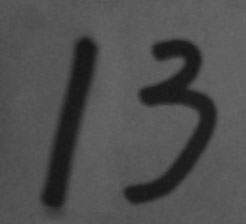
#> input picture PycharmPro/spectro/handwriting.jpg, 246 x 224 px
$ python -i test_img_otsu.py   (imports and definitions only)   (older library calls are emulated)
#> lines starting #> are read from the running program, lines starting #| are printed output that depends on the picture; after the words box and inside, x2 and y2 are one past the last pixel; in counts of white or black regions, pixels touching at a corner belong together
#> further down, picture is the input picture: shape (224, 246); min 20, max 105, mean 78.9
### PycharmPro/spectro/test_spec.py
import numpy as np
import matplotlib.pyplot as plt
import os
import wave
import pyaudio
import test_myspectro_source_test

def GetWavData():
    path = "..\..\\res"
    name = "fjc.wav"
    filename = os.path.join(path, name)
    # f = wave.open(filename,'rb')
    # f = wave.open(r"./res/fjc.wav", 'rb')
    # f = wave.open(r"./res/erquan_part.wav", 'rb')
    f = wave.open(r"./res/erquan_part_big.wav", 'rb')
    # 得到语音参数
    params = f.getparams()
    nchannels, sampwidth, framerate,nframes = params[:4]
    print("channels:",nchannels,"sampwidth:",sampwidth,"framerate:",framerate,"nframes:",nframes)
    #---------------------------------------------------------------#
    # 将字符串格式的数据转成int型
    print("reading wav file......")
    strData = f.readframes(nframes)
    waveData = np.fromstring(strData,dtype=np.short)
    # 归一化
    waveData = waveData * 1.0/max(abs(waveData))
    #将音频信号规整乘每行一路通道信号的格式，即该矩阵一行为一个通道的采样点，共nchannels行
    waveData = np.reshape(waveData,[nframes,nchannels]).T # .T 表示转置
    f.close()#关闭文件
    #----------------------------------------------------------------#
    '''绘制语音波形'''
    time = np.arange(0,nframes) * (1.0 / framerate)#计算时间
    time= np.reshape(time,[nframes,1]).T
    #plt.plot(time[0,:nframes],waveData[0,:nframes],c="b")
    plt.xlabel("time")
    plt.ylabel("amplitude")
    plt.title("Original wave")
    #plt.show()

    # ----------------------------------------------------------------#
    '''绘制语音语谱'''
    framelength = 0.025 #帧长20~30ms
    framesize = framelength*framerate #每帧点数 N = t*fs,通常情况下值为256或512,要与NFFT相等\
                                        #而NFFT最好取2的整数次方,即framesize最好取的整数次方
    #找到与当前framesize最接近的2的正整数次方
    nfftdict = {}
    lists = [32,64,128,256,512,1024]
    for i in lists:
        nfftdict[i] = abs(framesize - i)
    sortlist = sorted(nfftdict.items(), key=lambda x: x[1])#按与当前framesize差值升序排列
    framesize = int(sortlist[0][0])#取最接近当前framesize的那个2的正整数次方值为新的framesize

    NFFT = framesize #NFFT必须与时域的点数framsize相等，即不补零的FFT
    print("nfft:",NFFT)
    overlapSize = 1.0/3 * framesize #重叠部分采样点数overlapize约为每帧点数的1/3~1/2
    overlapSize = int(round(overlapSize))#取整
    print("帧长为{},帧叠为{},傅里叶变换点数为{}".format(framesize,overlapSize,NFFT))
    # spectrum,freqs,ts,fig = plt.specgram(waveData[0],NFFT = NFFT,Fs =framerate,window=np.hanning(M = framesize),
    #         noverlap=overlapSize,mode='default',scale_by_freq=True,sides='default',scale='dB',xextent=None)#绘制频谱图

    spectrum,freqs,ts,im,Z,extent = test_myspectro_source_test.specgram(waveData[0],NFFT = NFFT,Fs =framerate,window=np.hanning(M = framesize),
            noverlap=overlapSize,mode='default',scale_by_freq=True,sides='default',scale='dB',xextent=None)#绘制频谱图

    print("GetWavData:", Z.shape, extent, min(freqs), max(freqs))  # freqs是等差数列，是一系列连续的频率数组
    # Z = Z[-200:-1,:]
    plt.imshow(Z, extent=extent)
    plt.axis('auto') # 有这句，extent才会生效
    plt.show()

    # return Z

GetWavData()

### PycharmPro/spectro/test_img_otsu.py
import numpy as np, wave,math
# import matplotlib.cbook as cbook
# from matplotlib import docstring
# from matplotlib.path import Path
import matplotlib.pyplot as plt
# import math
from skimage import io,data,filters
import test_spec
import cv2

# 大部分图像处理任务都需要先进行二值化操作，阈值的选取很关键，Otsu阈值法会自动计算阈值。
# Otsu阈值法（日本人大津展之提出的，也可称大津算法）非常适用于双峰图片
# 绘制直方图时，使用了numpy中的ravel()函数，它会将原矩阵压缩成一维数组，便于画直方图。
def TestOtsu(img):
    # 下面这段代码对比了使用固定阈值和Otsu阈值后的不同结果：
    # 另外，对含噪点的图像，先进行滤波操作效果会更好。
    # img = cv2.imread('myplot.png', 0)
    # 固定阈值法
    ret1, th1 = cv2.threshold(img, 100, 255, cv2.THRESH_BINARY)
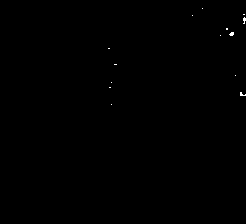
#> th1: shape (224, 246); 0.11% white in thin lines or dots, all inside (x1, y1, x2, y2) = (108, 8, 246, 105)
    # Otsu阈值法
    ret2, th2 = cv2.threshold(img, 0, 255, cv2.THRESH_BINARY + cv2.THRESH_OTSU)
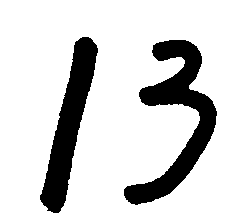
#> th2: shape (224, 246); 83.6% white; 2 black regions, box (x1, y1, x2, y2) and area: (124, 40, 217, 205) 5068, (40, 37, 98, 213) 3983
#> ret2 = 61
    # 先进行高斯滤波，再使用Otsu阈值法
    blur = cv2.GaussianBlur(img, (5, 5), 0)
    ret3, th3 = cv2.threshold(blur, 0, 255, cv2.THRESH_BINARY + cv2.THRESH_OTSU)
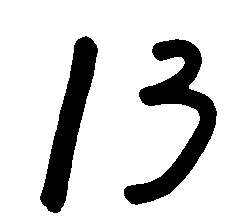
#> th3: shape (224, 246); 83.6% white; 2 black regions, box (x1, y1, x2, y2) and area: (124, 39, 217, 205) 5065, (40, 36, 98, 213) 3998
#> ret3 = 61

    # 下面我们用Matplotlib把原图、直方图和阈值图都显示出来：
    images = [img, 0, th1, img, 0, th2, blur, 0, th3]
    titles = ['Original', 'Histogram', 'Global(v=100)',
              'Original', 'Histogram', "Otsu's",
              'Gaussian filtered Image', 'Histogram', "Otsu's"]
    for i in range(3):
        # 绘制原图
        plt.subplot(3, 3, i * 3 + 1)
        plt.imshow(images[i * 3], 'gray')
        plt.title(titles[i * 3], fontsize=8)
        plt.xticks([]), plt.yticks([])
        # 绘制直方图plt.hist，ravel函数将数组降成一维
        plt.subplot(3, 3, i * 3 + 2)
        plt.hist(images[i * 3].ravel(), 256)
        plt.title(titles[i * 3 + 1], fontsize=8)
        plt.xticks([]), plt.yticks([])
        # 绘制阈值图
        plt.subplot(3, 3, i * 3 + 3)
        plt.imshow(images[i * 3 + 2], 'gray')
        plt.title(titles[i * 3 + 2], fontsize=8)
        plt.xticks([]), plt.yticks([])
    plt.show()
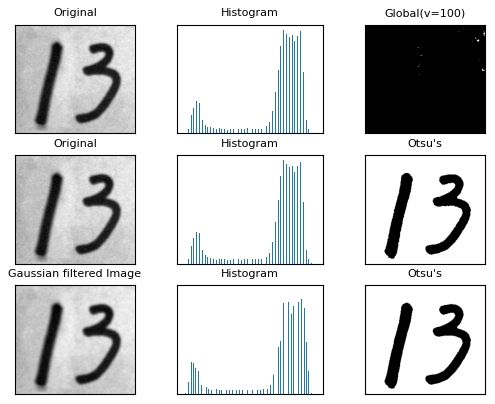
#> figure drawn by matplotlib, 9 panels

# [1 line that did not run here, left out]
# src = cv2.imread(img,cv2.CV_8UC1)
# [1 line that did not run here, left out]
# 因为opencv读取文件默认CV_8U类型，在做完卷积后会转化为CV_32FC1类型的矩阵来提高精度或者避免舍入误差。需要clip之后转换为np.uint8。
# [1 line that did not run here, left out]
# [1 line not run here, left out]

>>> import cv2
>>> picture = cv2.imread('handwriting.jpg', cv2.IMREAD_GRAYSCALE)
>>> result = TestOtsu(picture)

$ run again, on PycharmPro/spectro/sudoku.jpg
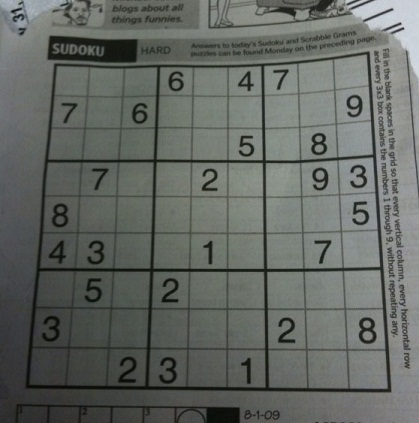
#> input picture PycharmPro/spectro/sudoku.jpg, 419 x 423 px
#> in TestOtsu, `ret1, th1 = cv2.threshold(img, 100, 255, cv2.THRESH_BINARY)`:
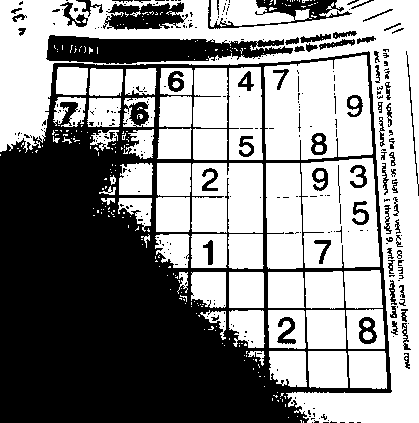
#> th1: shape (423, 419); 54.9% white; 303 black regions (226 under 20 px), largest, box (x1, y1, x2, y2) and area: (0, 51, 392, 423) 65753, (46, 35, 293, 64) 4760, (103, 2, 188, 30) 1520
#> th2: shape (423, 419); 59.5% white; 336 black regions (260 under 20 px), largest, box (x1, y1, x2, y2) and area: (0, 51, 391, 423) 58753, (47, 35, 231, 64) 3751, (208, 0, 352, 29) 1133
#> ret2 = 96
#> in TestOtsu, `ret3, th3 = cv2.threshold(blur, 0, 255, cv2.THRESH_BINARY + cv2.THRESH..`:
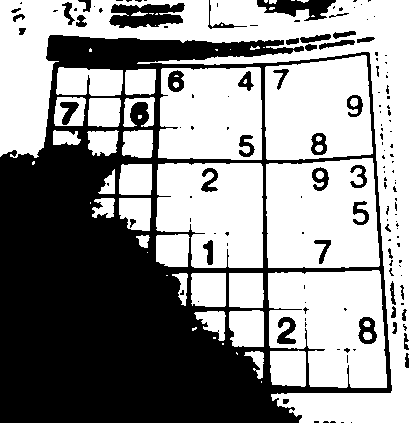
#> th3: shape (423, 419); 58.1% white; 145 black regions (101 under 20 px), largest, box (x1, y1, x2, y2) and area: (0, 35, 392, 423) 66755, (109, 3, 185, 28) 1324, (257, 0, 336, 21) 898
#> ret3 = 97
